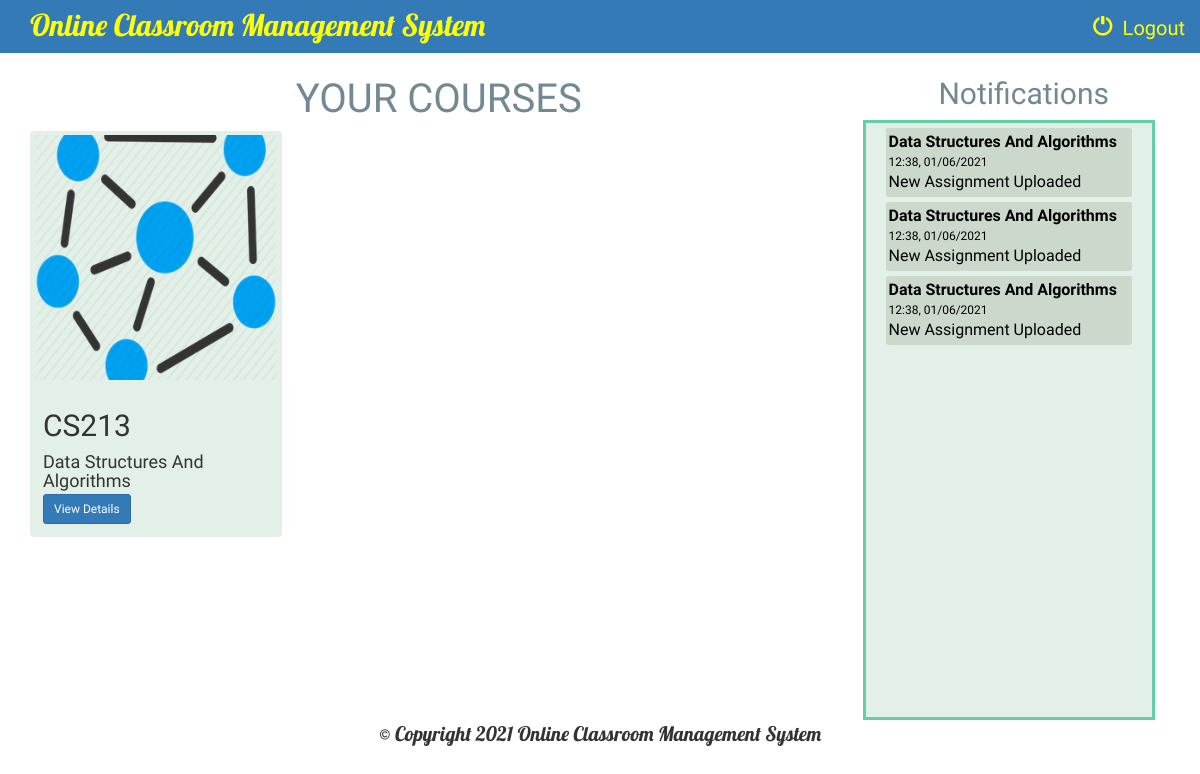
The page /course/ (signed in) on the database its author committed.
### instructor/models.py (models this page shows)
class Course(models.Model):
    name = models.CharField(max_length=100)
    code = models.CharField(max_length=100)
    instructor = models.ForeignKey(Instructor, on_delete=models.CASCADE)
    course_logo = models.FileField(default=1)
    def __str__(self):
        return self.name

### course/models.py (models this page shows)
class Notification(models.Model):
    content = models.CharField(max_length=500)
    course = models.ForeignKey(Course, default=1, on_delete=models.CASCADE)
    time = models.CharField(max_length=100)

### course/views.py (the view)
# urls.py: path('', views.index, name='index'),
@login_required
def index(request):
    student = Student.objects.get(user=request.user)
    courses = student.course_list.all()
    notifications = Notification.objects.filter(course__in=courses)
    return render(request, 'course/index.html', {'courses': courses, 'notifications': notifications})

### course/templates/course/index.html (shortened to what this page needs)
{% extends 'course/basic_page.html' %}
{% block body %}
<div class="albums-container container-fluid"style="font-family: Ledger;font-size: 22px;">
    <div class="row col-sm-9" >
        <div class="col-sm-12"style="font-family: 'Alfa Slab One';font-size:24px;">
            <h3 align="center" style="font-family:Volkhov,cursive;font-size:40px;color: #728892">YOUR COURSES</h3>
        </div >
        {% if courses %}
            {% for course in courses %}
                <div  class="col-sm-6 col-lg-4" >
                    <div class="thumbnail" style="background-color: #e3f0e8;border: 0px solid #66cdaa;">
                        <a href="{% url 'course:detail' course.id %}">
                             <img src="{{ course.course_logo.url }}" class="img-responsive">
                        </a>
                        <div class="caption">
                            <h2>{{ course.code }}</h2>
                            <div style="height: 40px">
                                <h4>{{ course.name }}</h4>
                            </div>
                            <a href="{% url 'course:detail' course.id %}" class="btn btn-primary btn-sm" role="button">View Details</a>
                        </div>
                    </div>
                </div>
            {% endfor %}
        {% else %}
            <div class="col-sm-12">
                <br>
                <h4>You are not enrolled in any courses</h4>
            </div>
        {% endif %}
    </div>
            <h3 align="center"style="position:fixed-right; top:2%; right:2%; font-family:Volkhov,cursive;font-size:30px;color: #728892">Notifications</h3>
    <div class="col-sm-3" style=" position:fixed-right;overflow-y: scroll; height:600px;border: 3px solid #66cdaa;background-color:#e3f0e8;color:black;font-family: 'Abhaya Libre';font-size:16px;">
        <div class="col-sm-10" style="font-family: 'Alfa Slab One';font-size:12px;">
        </div>
        {% for notification in notifications reversed %}
        <div style="background-color:#CDD8CD; border-radius:2%;padding:3px; margin:5px">
        <b>{{ notification.course }}</b><br>
        <div style="font-size:12px;">{{ notification.time }}</div>
        {{ notification.content }}
        </div>
{% endfor %}
    </div>
</div>
{% endblock %}

### course/templates/course/basic_page.html (style rules this page uses)
a { color: yellow; }
body { background: url('') no-repeat center center fixed; background-size: cover; font-family: Ledger;font-size: 20px; }

### rows shown on the page
Course: course_logo (picture), code "CS213", name "Data Structures And Algorithms"
Notification: course "Data Structures And Algorithms", time "12:38, 01/06/2021", content "New Assignment Uploaded"
Notification: course "Data Structures And Algorithms", time "12:38, 01/06/2021", content "New Assignment Uploaded"
Notification: course "Data Structures And Algorithms", time "12:38, 01/06/2021", content "New Assignment Uploaded"
